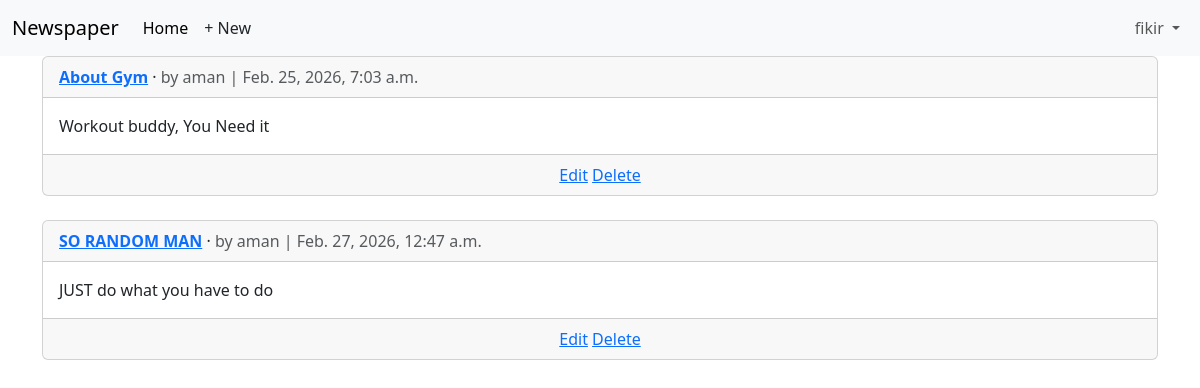
Page /articles/ (signed in) on the committed database.
### accounts/models.py (models this page shows)
class CustomUser(AbstractUser):
    age = models.PositiveBigIntegerField(null = True, blank = True)

### articles/models.py (models this page shows, shortened)
class Article(models.Model):
    title = models.CharField(max_length = 255)
    body = models.TextField()
    date = models.DateTimeField(auto_now_add=True)
    author = models.ForeignKey(
        settings.AUTH_USER_MODEL,
        on_delete=models.CASCADE,
    )
    def get_absolute_url(self):
        return reverse("article_detail", kwargs={"pk": self.pk})

### articles/views.py (the view)
# urls.py: path("",ArticleListView.as_view(), name = "article_list"),
class ArticleListView(LoginRequiredMixin,ListView):
    model = Article
    template_name = "article_list.html"

### templates/article_list.html (shortened to what this page needs)
{% extends "base.html" %}
{% block content %}
{% for article in article_list %}
<div class="card">
<div class="card-header">
<span class="fw-bold">
<a href="{{ article.get_absolute_url }}">{{ article.title }}</a>
</span> &middot;
<span class="text-muted">by {{ article.author }} |
{{ article.date }}</span>
</div>
<div class="card-body">
{{ article.body }}
</div>
<div class="card-footer text-center text-muted">
<a href="{% url 'article_edit' article.pk %}">Edit</a>
<a href="{% url 'article_delete' article.pk %}">Delete</a>
</div>
</div>
<br />
{% endfor %}
{% endblock content %}

### templates/base.html (shortened to what this page needs)
<!DOCTYPE html>
<html>
<head>
<link href="https://cdn.jsdelivr.net/npm/bootstrap@5.3.3/dist/css/
bootstrap.min.css" rel="stylesheet"
crossorigin="anonymous">
</head>
<body>
    <body>
<nav class="navbar navbar-expand-lg bg-body-tertiary">
<div class="container-fluid">
<a class="navbar-brand" href="{% url 'home' %}">Newspaper</a>
<div class="collapse navbar-collapse" id="navbarSupportedContent">
<ul class="navbar-nav me-auto mb-2 mb-lg-0">
<li class="nav-item">
<a class="nav-link active" aria-current="page" href="#">Home</a>
</li>
{% if user.is_authenticated %}
<li><a href="{% url 'article_new' %}" class="nav-link px-2 link-dark">+ New</a></li>
</ul>
<div class="mr-auto">
<ul class="navbar-nav">
<li class="nav-item dropdown">
<a class="nav-link dropdown-toggle" href="#" role="button"
data-bs-toggle="dropdown" aria-expanded="false">
{{ user.username }}
</a>
</li>
{% endif %}
</div>
</div>
</nav>
<main>
<div class="container">
{% block content %}
{% endblock content %}
</div>
</main>
</body>
</html>

### rows in the picture
CustomUser: username "fikir"
Article: title "About Gym", author "aman", date "Feb. 25, 2026, 7:03 a.m.", body "Workout buddy, You Need it"
Article: title "SO RANDOM MAN", author "aman", date "Feb. 27, 2026, 12:47 a.m.", body "JUST do what you have to do"
